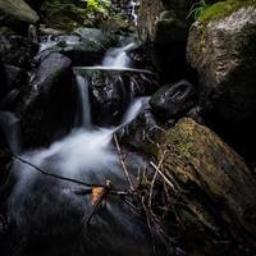
#> input picture backend/dataset/ai/img000013.jpg, 256 x 256 px
$ python -i noise_stream.py   (imports and definitions only)
#> lines starting #> are read from the running program, lines starting #| are printed output that depends on the picture
from dataclasses import dataclass

import cv2
import numpy as np


@dataclass
class NoiseStreamResult:
    residual: np.ndarray
    entropy: float
    high_freq_ratio: float
    ai_noise_probability: float
    detail: str


def _shannon_entropy(gray: np.ndarray) -> float:
    hist = cv2.calcHist([gray], [0], None, [256], [0, 256]).flatten()
    prob = hist / np.maximum(hist.sum(), 1.0)
    nz = prob[prob > 0]
    return float(-(nz * np.log2(nz)).sum())


def run_noise_stream(gray: np.ndarray) -> NoiseStreamResult:
    blurred = cv2.GaussianBlur(gray, (0, 0), sigmaX=1.2)
    residual = cv2.subtract(gray, blurred)
    residual_u8 = cv2.normalize(residual, None, 0, 255, cv2.NORM_MINMAX).astype(np.uint8)
    entropy = _shannon_entropy(residual_u8)

    fft = np.fft.fftshift(np.fft.fft2(residual.astype(np.float32)))
    mag = np.log1p(np.abs(fft))
    h, w = mag.shape
    center_h, center_w = h // 2, w // 2
    inner = mag[center_h - h // 8 : center_h + h // 8, center_w - w // 8 : center_w + w // 8]
    high_energy = float(np.sum(mag) - np.sum(inner))
    total_energy = float(np.sum(mag) + 1e-6)
    high_freq_ratio = high_energy / total_energy

    # Higher entropy and flatter high-frequency distribution often indicate synthetic generation.
    ai_noise_probability = float(np.clip((entropy - 4.0) / 4.0 * 0.6 + high_freq_ratio * 0.8, 0.0, 1.0))
    detail = (
        f"Residual entropy={entropy:.2f}, high-frequency ratio={high_freq_ratio:.2f}; "
        "uniform residual patterns increase synthetic likelihood."
    )
    return NoiseStreamResult(
        residual=residual_u8,
        entropy=entropy,
        high_freq_ratio=high_freq_ratio,
        ai_noise_probability=ai_noise_probability,
        detail=detail,
    )

>>> import cv2
>>> picture = cv2.imread('../../dataset/ai/img000013.jpg', cv2.IMREAD_GRAYSCALE)
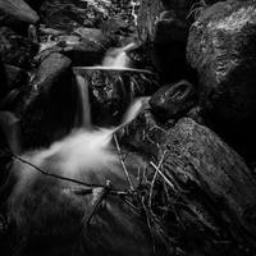
#> picture: shape (256, 256); min 0, max 232, mean 41.9
>>> result = run_noise_stream(picture)
#> in run_noise_stream, `blurred = cv2.GaussianBlur(gray, (0, 0), sigmaX=1.2)`:
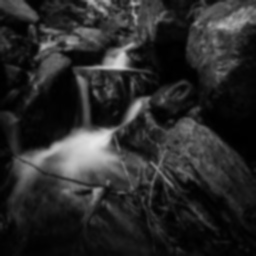
#> blurred: shape (256, 256); min 0, max 229, mean 41.9
#> in run_noise_stream, `residual = cv2.subtract(gray, blurred)`:
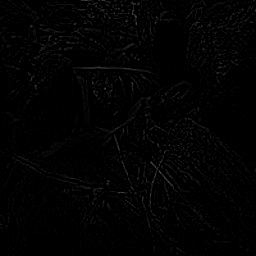
#> residual: shape (256, 256); min 0, max 83, mean 2.5
#> in run_noise_stream, `residual_u8 = cv2.normalize(residual, None, 0, 255, cv2.NORM_MINMAX).a..`:
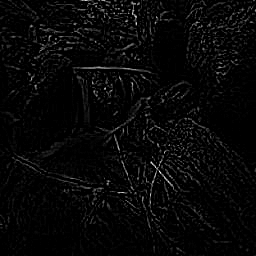
#> residual_u8: shape (256, 256); min 0, max 255, mean 7.6
#> in _shannon_entropy, `hist = cv2.calcHist([gray], [0], None, [256], [0, 256]).flatten()`: hist = 256 values, max 39922 at index 0, min 0 at index 1, mean 256
#> in _shannon_entropy, `prob = hist / np.maximum(hist.sum(), 1.0)`: prob = 256 values, max 0.609 at index 0, min 0 at index 1, mean 0.00391
#> in _shannon_entropy, `nz = prob[prob > 0]`: nz = 68 values, max 0.609 at index 0, min 1.53e-05 at index 54, mean 0.0147
#> in run_noise_stream, `entropy = _shannon_entropy(residual_u8)`: entropy = 2.5
#> in run_noise_stream, `mag = np.log1p(np.abs(fft))`:
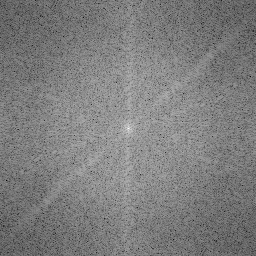
#> mag: shape (256, 256) float64; min 1.27, max 12, mean 6.57; drawn with min black and max white
#> in run_noise_stream, `inner = mag[center_h - h // 8 : center_h + h // 8, center_w - w // 8 :..`:
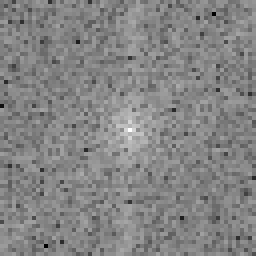
#> inner: shape (64, 64) float64 (shown 4 times larger); min 2.85, max 12, mean 7.62; drawn with min black and max white
#> in run_noise_stream, `high_energy = float(np.sum(mag) - np.sum(inner))`: high_energy = 399598.4
#> in run_noise_stream, `total_energy = float(np.sum(mag) + 1e-6)`: total_energy = 430804
#> in run_noise_stream, `high_freq_ratio = high_energy / total_energy`: high_freq_ratio = 0.928
#> in run_noise_stream, `ai_noise_probability = float(np.clip((entropy - 4.0) / 4.0 * 0.6 + hig..`: ai_noise_probability = 0.517

$ run again, on backend/dataset/ai/img000017.jpg
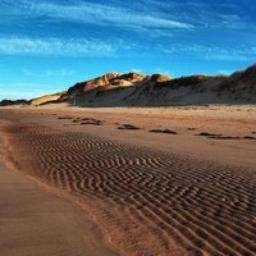
#> input picture backend/dataset/ai/img000017.jpg, 256 x 256 px
#> in run_noise_stream, `residual_u8 = cv2.normalize(residual, None, 0, 255, cv2.NORM_MINMAX).a..`:
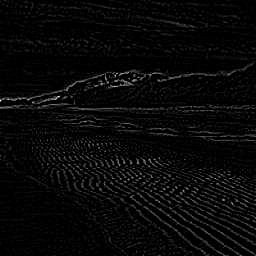
#> residual_u8: shape (256, 256); min 0, max 255, mean 8.3
#> hist = 256 values, max 37999 at index 0, min 0 at index 1, mean 256
#> prob = 256 values, max 0.58 at index 0, min 0 at index 1, mean 0.00391
#> nz = 51 values, max 0.58 at index 0, min 1.53e-05 at index 39, mean 0.0196
#> entropy = 2.51
#> in run_noise_stream, `inner = mag[center_h - h // 8 : center_h + h // 8, center_w - w // 8 :..`:
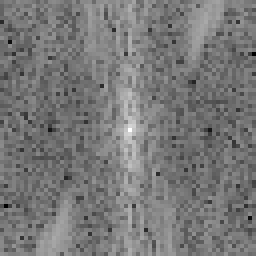
#> inner: shape (64, 64) float64 (shown 4 times larger); min 2.85, max 11.88, mean 7.12; drawn with min black and max white
#> high_energy = 382140.1
#> total_energy = 411316.9
#> high_freq_ratio = 0.929
#> ai_noise_probability = 0.519

$ run again, on backend/dataset/ai/img000019.jpg
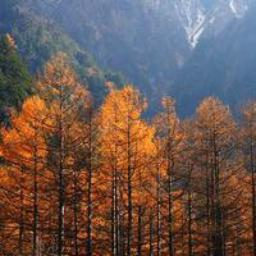
#> input picture backend/dataset/ai/img000019.jpg, 256 x 256 px
#> in run_noise_stream, `residual_u8 = cv2.normalize(residual, None, 0, 255, cv2.NORM_MINMAX).a..`:
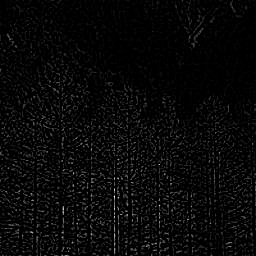
#> residual_u8: shape (256, 256); min 0, max 255, mean 8.5
#> hist = 256 values, max 37588 at index 0, min 0 at index 1, mean 256
#> prob = 256 values, max 0.574 at index 0, min 0 at index 1, mean 0.00391
#> nz = 73 values, max 0.574 at index 0, min 1.53e-05 at index 57, mean 0.0137
#> entropy = 2.77
#> in run_noise_stream, `inner = mag[center_h - h // 8 : center_h + h // 8, center_w - w // 8 :..`:
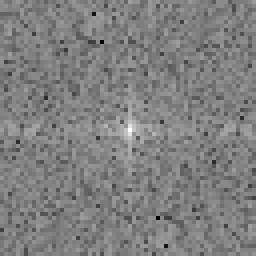
#> inner: shape (64, 64) float64 (shown 4 times larger); min 2.36, max 12.22, mean 7.3; drawn with min black and max white
#> high_energy = 412854.4
#> total_energy = 442769.2
#> high_freq_ratio = 0.932
#> ai_noise_probability = 0.561

$ run again, on backend/dataset/ai/img000021.jpg
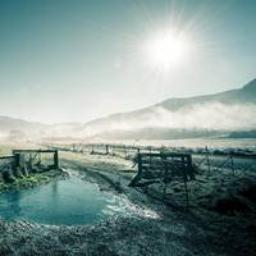
#> input picture backend/dataset/ai/img000021.jpg, 256 x 256 px
#> in run_noise_stream, `residual_u8 = cv2.normalize(residual, None, 0, 255, cv2.NORM_MINMAX).a..`:
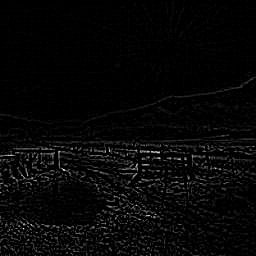
#> residual_u8: shape (256, 256); min 0, max 255, mean 6.9
#> hist = 256 values, max 43309 at index 0, min 0 at index 1, mean 256
#> prob = 256 values, max 0.661 at index 0, min 0 at index 1, mean 0.00391
#> nz = 60 values, max 0.661 at index 0, min 1.53e-05 at index 47, mean 0.0167
#> entropy = 2.15
#> in run_noise_stream, `inner = mag[center_h - h // 8 : center_h + h // 8, center_w - w // 8 :..`:
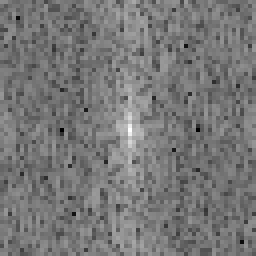
#> inner: shape (64, 64) float64 (shown 4 times larger); min 3.06, max 11.71, mean 7.12; drawn with min black and max white
#> high_energy = 386620.1
#> total_energy = 415781.7
#> high_freq_ratio = 0.93
#> ai_noise_probability = 0.466
